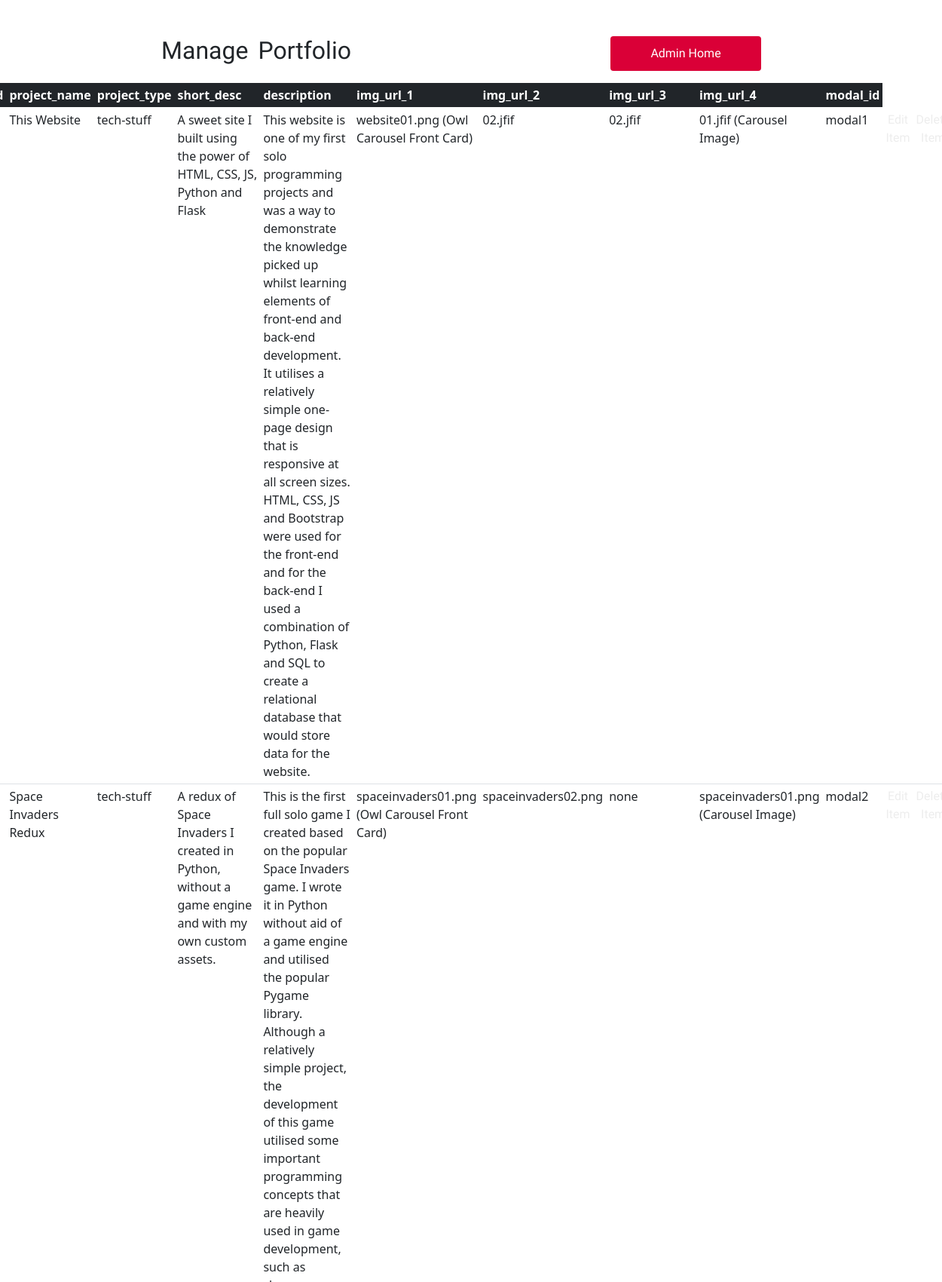
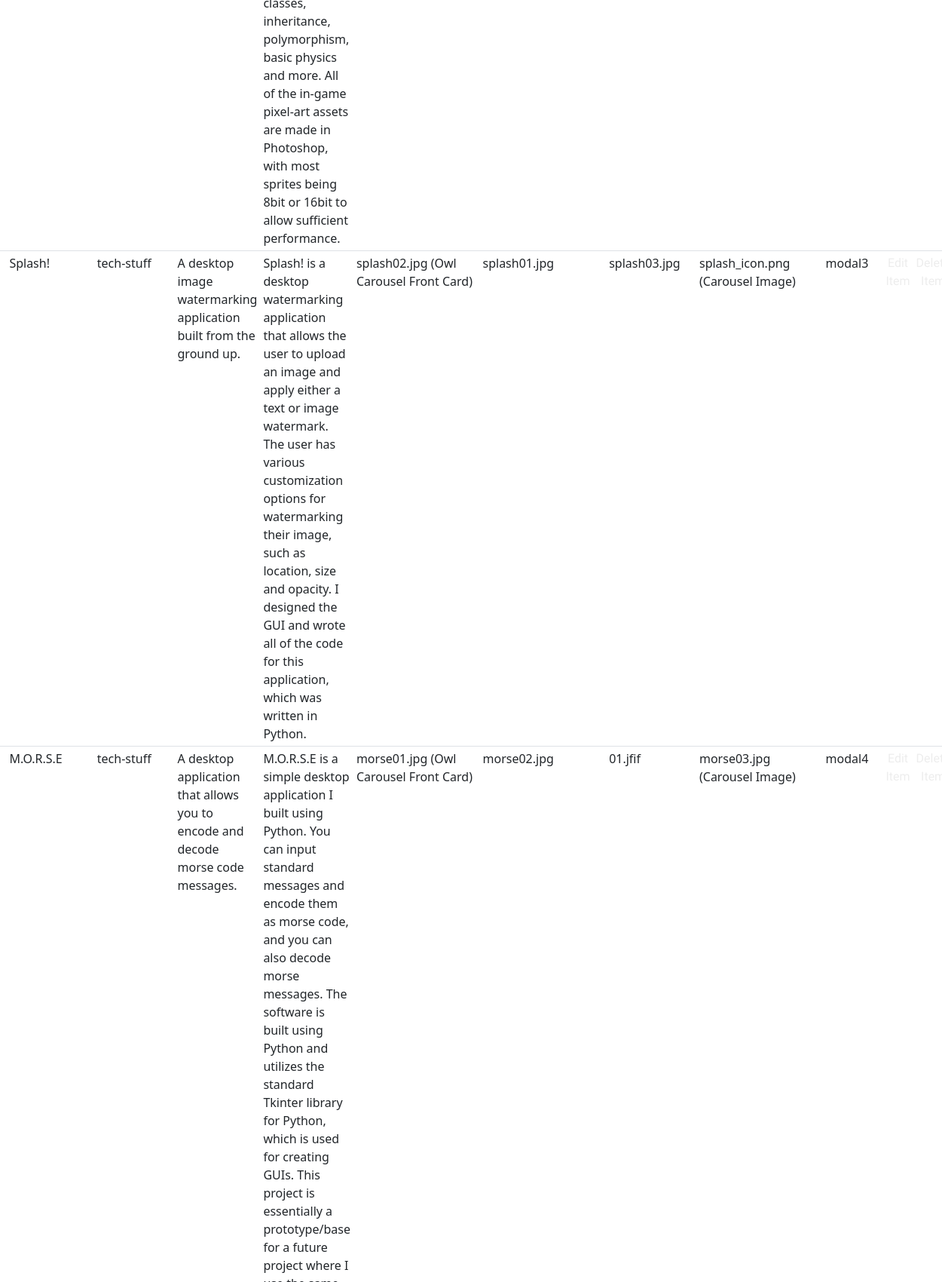
The page /admin/portfolio (signed in, upper part) on the database its author committed (2 pictures, top to bottom).
### app/views.py (models this page shows, shortened)
class Portfolio(db.Model):
    id = db.Column(db.Integer, primary_key=True)
    project_name = db.Column(db.String(250), unique=True, nullable=False)
    project_type = db.Column(db.String(100), nullable=False)
    short_desc = db.Column(db.String(250), nullable=False)
    description = db.Column(db.String(750), unique=True, nullable=False)
    img_url_1 = db.Column(db.String(250), nullable=False)
    img_url_2 = db.Column(db.String(250), nullable=False)
    img_url_3 = db.Column(db.String(250), nullable=False)
    img_url_4 = db.Column(db.String(250), nullable=False)
    modal_id = db.Column(db.String(100), nullable=False)

### app/admin_views.py (the view, shortened to what this page needs)
@app.route("/admin/portfolio", methods=["GET", "POST"])
@login_required
def portfolio():
    all_projects = db.session.query(Portfolio).all()
    column_names = Portfolio.__table__.columns.keys()
    project_form = ProjectForm()
    return render_template("portfolio.html", portfolio_projects=all_projects, column_names=column_names, project_form=project_form)

### app/admin_views.py (called while the page is built)
@login_manager.user_loader
def load_user(user_id):
    return Admin.query.get(user_id)

### app/templates/portfolio.html (shortened to what this page needs)
<!DOCTYPE html>
<html lang="en">
<head>
    <link href="https://cdn.jsdelivr.net/npm/bootstrap@5.0.2/dist/css/bootstrap.min.css" rel="stylesheet"
>
    <link rel="stylesheet" href="https://cdnjs.cloudflare.com/ajax/libs/OwlCarousel2/2.3.4/assets/owl.carousel.min.css"
/>
    <link rel="stylesheet"
          href="https://cdnjs.cloudflare.com/ajax/libs/OwlCarousel2/2.3.4/assets/owl.theme.default.min.css"
/>
    <link rel="stylesheet" href="{{ url_for('static', filename='styles.css') }}">
</head>
<body>
<div class="container py-5">
    <div class="row">
        <div class="col d-flex justify-content-center">
            <h2>Manage Portfolio</h2>
        </div>
        <div class="col d-flex justify-content-center">
            <a class="admin-button" href="{{ url_for('admin_home')}}">Admin Home</a>
        </div>
    </div>
    <div class="row py-3">
        <div class="col d-flex justify-content-center">
            <table class="table table-sm table-hover">
                <thead class="table-dark">
                    <tr>
                        {% for column in column_names %}
                        <th scope="col">{{column}}</th>
                        {% endfor %}
                    </tr>
                </thead>
                <tbody>
                    {% for project in portfolio_projects %}
                    <tr>
                        <th scope="row">{{project.id}}</th>
                        <td>{{project.project_name}}</td>
                        <td>{{project.project_type}}</td>
                        <td>{{project.short_desc}}</td>
                        <td>{{project.description}}</td>
                        <td>{{project.img_url_1}} (Owl Carousel Front Card)</td>
                        <td>{{project.img_url_2}}</td>
                        <td>{{project.img_url_3}}</td>
                        <td>{{project.img_url_4}} (Carousel Image)</td>
                        <td>{{project.modal_id}}</td>
                        <td class="table-button"><a href="{{ url_for('edit', id=project.id)}}#pform">Edit Item</a></td>
                        <td class="table-button"><a href="{{ url_for('delete', id=project.id)}}">Delete Item</a></td>
                    </tr>
                    {% endfor %}
                </tbody>
            </table>
        </div>
    </div>
</div>
</body>
</html>

### app/static/styles.css (style rules this page uses)
h1, h2, h3, h4, h4, h5, h6, p { font-family: 'Reem Kufi', sans-serif; word-spacing: 5px; }
a { color: #EDEDED ; text-decoration: none !important; }
.admin-button { font-family: 'Reem Kufi', sans-serif; background-color: #DA0037; color: white; text-align: center; width: 200px; border-radius: 4px; padding: 2% 2% 2% 2%; box-shadow: inset 0 0 0 0 #171717; transition: ease-out 0.3s; outline: none; }
.table-button { font-family: 'Reem Kufi', sans-serif; background-color: #DA0037; color: white; text-align: center; width: 100px; border-radius: 4px; padding: 2% 2% 2% 2%; box-shadow: inset 0 0 0 0 #171717; transition: ease-out 0.3s; outline: none; }

### rows shown on the page
Portfolio: project_name "This Website", project_type "tech-stuff", short_desc "A sweet site I built using the power of HTML, CSS, JS, Python and Flask", description "This website is one of my first solo programming projects and was a way to demonstrate the knowledge picked up whilst learning elements of front-end and back-end development. It utilises a relatively simple one-page design that is responsive at all screen sizes. HTML, CSS, JS and Bootstrap were used for the front-end and for the back-end I used a combination of Python, Flask and SQL to create a relational database that would store data for the website.", img_url_1 "website01.png", img_url_2 "02.jfif", img_url_3 "02.jfif", img_url_4 "01.jfif", modal_id "modal1"
Portfolio: project_name "Space Invaders Redux", project_type "tech-stuff", short_desc "A redux of Space Invaders I created in Python, without a game engine and with my own custom assets.", description "This is the first full solo game I created based on the popular Space Invaders game. I wrote it in Python without aid of a game engine and utilised the popular Pygame library. Although a relatively simple project, the development of this game utilised some important programming concepts that are heavily used in game development, such as classes, inheritance, polymorphism, basic physics and more. All of the in-game pixel-art assets are made in Photoshop, with most sprites being 8bit or 16bit to allow sufficient performance.", img_url_1 "spaceinvaders01.png", img_url_2 "spaceinvaders02.png", img_url_3 "none", img_url_4 "spaceinvaders01.png", modal_id "modal2"
Portfolio: project_name "Splash!", project_type "tech-stuff", short_desc "A desktop image watermarking application built from the ground up.", description "Splash! is a desktop watermarking application that allows the user to upload an image and apply either a text or image watermark. The user has various customization options for watermarking their image, such as location, size and opacity. I designed the GUI and wrote all of the code for this application, which was written in Python.", img_url_1 "splash02.jpg", img_url_2 "splash01.jpg", img_url_3 "splash03.jpg", img_url_4 "splash_icon.png", modal_id "modal3"
Portfolio: project_name "M.O.R.S.E", project_type "tech-stuff", short_desc "A desktop application that allows you to encode and decode morse code messages.", img_url_1 "morse01.jpg", img_url_2 "morse02.jpg", img_url_3 "01.jfif", img_url_4 "morse03.jpg", modal_id "modal4"

### other values the page prints
{{ column }} "project_name" "project_type" "short_desc" "description" "img_url_1" "img_url_2" "img_url_3" "img_url_4" "modal_id"
